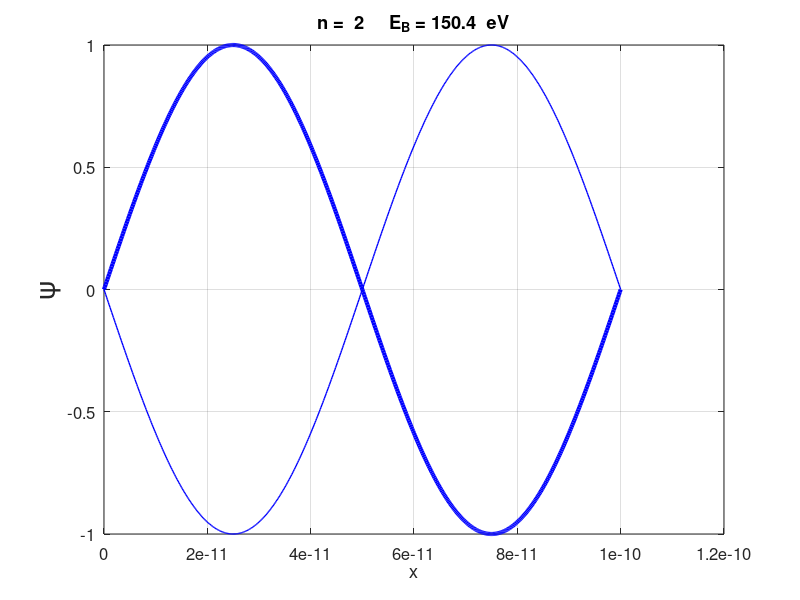
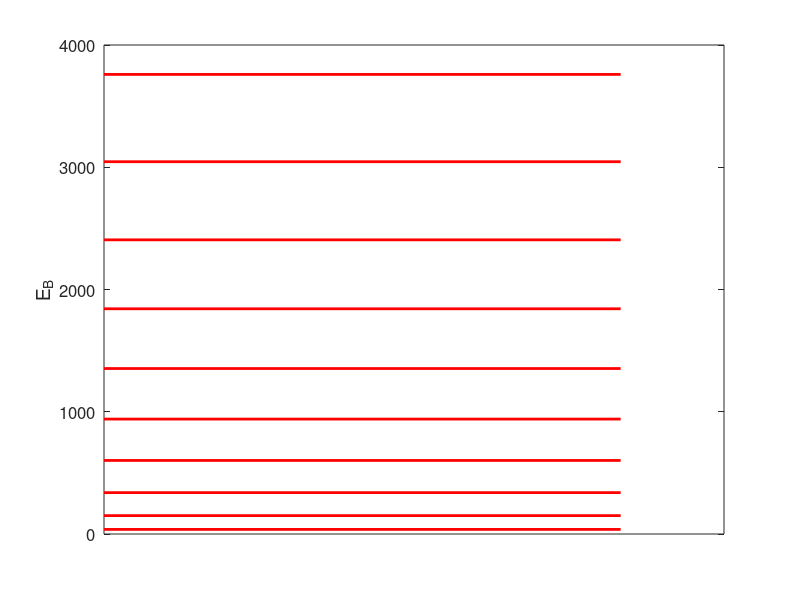

The MATLAB script that drew these images, in order:
% qmInfWellm

% QUANTUM MECHANICS
%  An electron in an infinitely deep square well 
%  Schrodinger Equation : eigenvalue and eigenfunctions
%  Spatial wavefunction
% Binding energy spectrum

% Ian Cooper
% email: matlabvisualphysics@gmail.com
% 200425 / Matlab version R2020a

% DOING PHYSICS WITH MATLAB 
%    ../mphome.htm
% Reference page for documentation and notes
%    http://www.physics.usyd.edu.au/teach_res/mp/doc/qmPotential.htm
% Download Location
%    http://www.physics.usyd.edu.au/teach_res/mp/mscripts/
  

clear 
close all
clc


% INPUTS  =============================================================

% STATE: Principle quantum Number   n = 1,2,3, ...  
  n = 2;
% Number of grid points
  N = 599;
% Length of rod [m]
  L = 0.1e-9;
  
% CONSTANTS  ==========================================================
% Planck constant [ J.s] / Reduced Planck's constant
  h = 6.626070040e-34;            
  hbar = 1.054571800e-34; 
% Electron mass [kg] / electron charge  [C] 
  me = 9.10938356e-31; 
  e = 1.6021766208e-19;
  
  
% CALCULATIONS  ======================================================
% Spatial domain  [m]
  x = linspace(0,L,N+2);
  dx = x(2) - x(1);
  
% Eigenvalue Matrix A: eigenfunctions (eignFN) / eigenvalues (eignV) 
  off = ones(N-1,1);
  A = - diag(off,-1) + 2*eye(N) - diag(off,1) ;
  

  [eignFN, eignV] = eig(A);


 
% Spatial Wavefunction  psi
  psi = zeros(N+2,1);
  psi(2:N+1) = eignFN(:,n);
  psi = psi ./max(psi);

 
  
% Eigenvalue (coloumn vector)
  K = diag(eignV);
% Binding energy
  EB = K .* (hbar^2/(2*me*dx^2)/e); 

% GRAPHICS  ===========================================================  
figure(1)
  set(gcf,'units','normalized');
  set(gcf,'position',[0.02 0.1 0.30 0.25]);
  set(gcf,'color','w');
  
  plot(x,psi,'b','linewidth',3)
  hold on
  plot(x,-psi,'b','linewidth',1)
  grid on
  xlabel('x')
  txt = sprintf('n = %2.0f     E_B = %4.1f  eV',n,EB(n));
  title(txt)
  set(gca,'fontsize',12)
  ylabel('\psi','fontsize',20)
  
figure(2)
  set(gcf,'units','normalized');
  set(gcf,'position',[0.4 0.1 0.30 0.35]);
  set(gcf,'color','w');
  hold on
  
  for c = 1:10
   plot([0 L], [EB(c) EB(c)],'r','linewidth',2)
  end
  box on
  set(gca,'fontsize',12)
  ylabel('E_B','fontsize',14)
  set(gca, 'xtick', [-100 100]);
